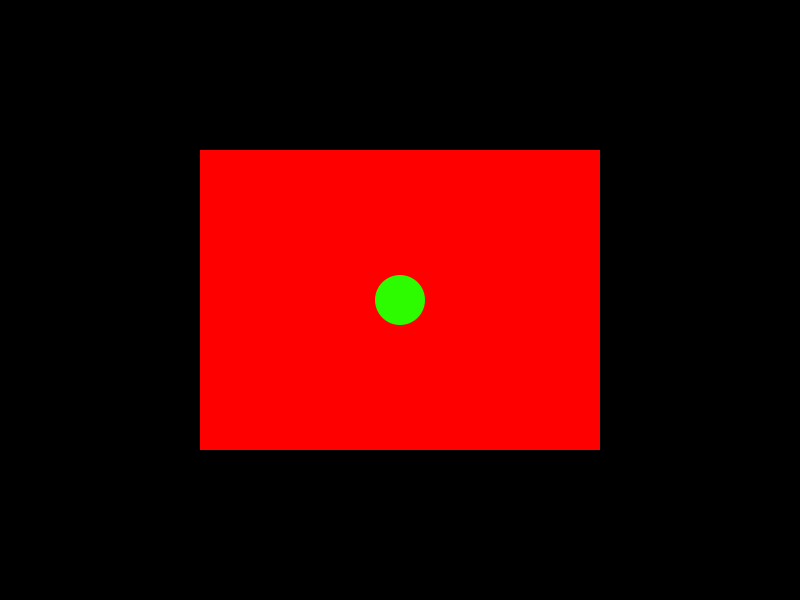
Frame 1 (no input)
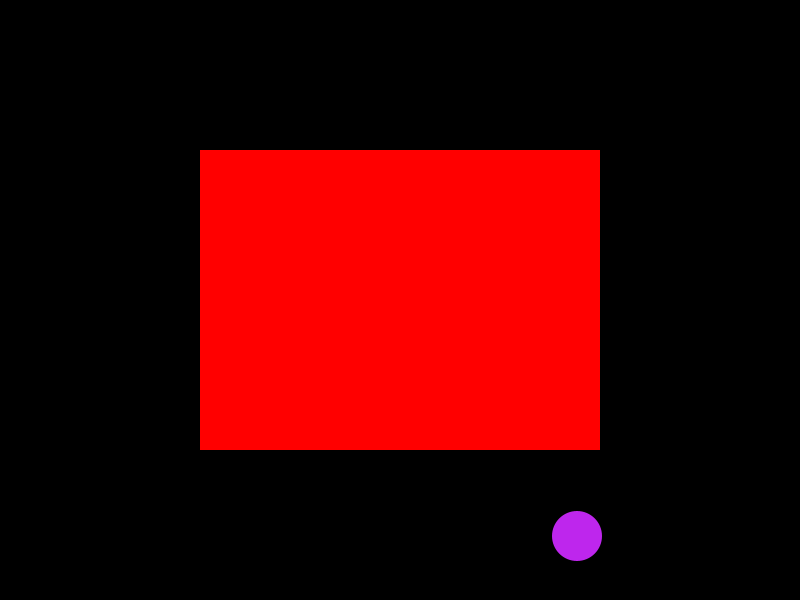
Frame 60 (the mouse pressed at the canvas centre just before this capture)
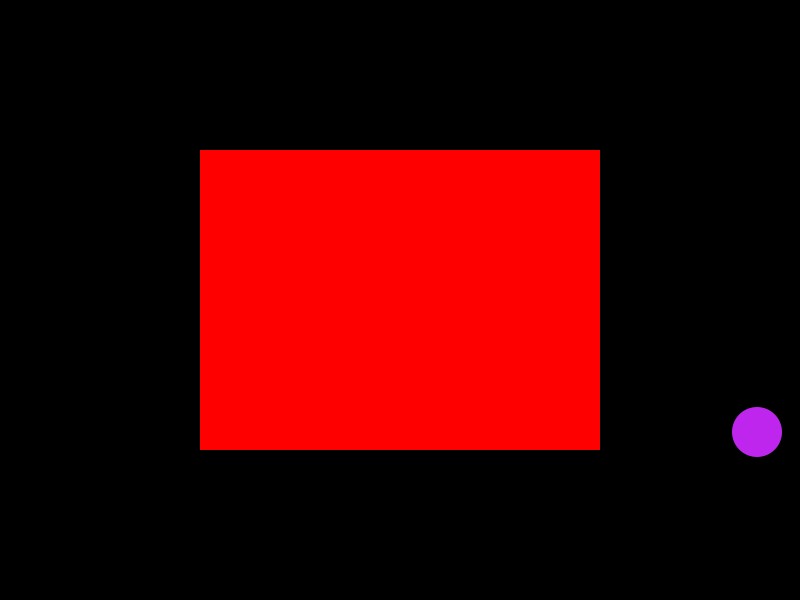
Frame 120 (the mouse held since frame 60 and released just before this capture)

The Processing sketch that drew these frames (run headless with seeded random() and noise(); from frame 60 on, the mouse is pressed at the canvas centre):

// Processing sketch: Lezione3_pallinaRettangolo
// ── Lezione3_pallinaRettangolo.pde
float posX;
float posY;
float velX;
float velY;

//variabili rettangolo
float rx;
float ry;
float larghezza;
float altezza;

boolean inPausa = false;

void setup() {
  size(800, 600);
  posX = width/2;
  posY = height/2;
  velX = 3;
  velY = 4;

  rx = 200;
  ry = 150;
  larghezza = 400;
  altezza = 300;

  noStroke();
}

void draw() {
  background(0);

  fill(255, 0, 0);
  rect(rx, ry, larghezza, altezza);

  if ( posX > rx && posX < rx + larghezza && posY > ry && posY < ry + altezza ) {
    println("sono dentro al rettangolo");
    fill(#2DFC00);
  } else {
    fill(#BE26ED);
    println("sono fuori dal rettangolo");
  }
  ellipse(posX, posY, 50, 50);

  if ( !inPausa ) {
    posX = posX + velX;
    posY = posY + velY;
  }
  if ( posX > width || posX < 0 ) {
    velX = -velX;
  }

  if ( posY > height || posY < 0 ) {
    velY = -velY;
  }
}
